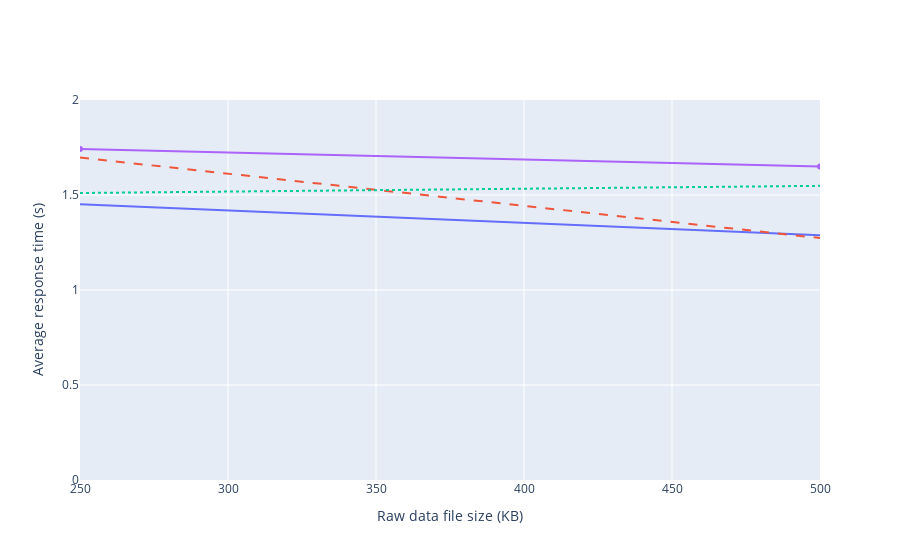

The code cell stored with this chart in its notebook:
### Markdown cell above
### Average times when executing tx 'AddAnalysis' by analysts

### Code cell
# 3 Orgs net data
threeOrgs10 = [1.4509, 1.2881]
threeOrgs20 = [1.6969, 1.2734]
# 5 Orgs net data
fiveOrgs10 = [1.5105, 1.5482]
fiveOrgs20 = [1.7421, 1.6504]

avgAnalysis(500, threeOrgs10, threeOrgs20, fiveOrgs10, fiveOrgs20)

### Figure 1 — Plotly figure (JSON) as saved in the notebook; plotly's stock layout.template omitted (floating-point values rounded to 4 significant figures)
{"data": [{"mode": "lines", "name": "3 Orgs net (10 analysts per role)", "type": "scatter", "x": [250, 500], "y": [1.451, 1.288]}, {"line": {"dash": "dash"}, "mode": "lines", "name": "3 Orgs net (20 analysts per role)", "type": "scatter", "x": [250, 500], "y": [1.697, 1.273]}, {"line": {"dash": "dot"}, "mode": "lines", "name": "5 Orgs net (10 analysts per role)", "type": "scatter", "x": [250, 500], "y": [1.51, 1.548]}, {"mode": "lines+markers", "name": "5 Orgs net (20 analysts per role)", "type": "scatter", "x": [250, 500], "y": [1.742, 1.65]}], "layout": {"barmode": "group", "showlegend": false, "xaxis": {"range": [250, 500], "title": {"text": "Raw data file size (KB)"}, "zeroline": false}, "yaxis": {"range": [0, 2], "title": {"text": "Average response time (s)"}, "zeroline": false}}}
